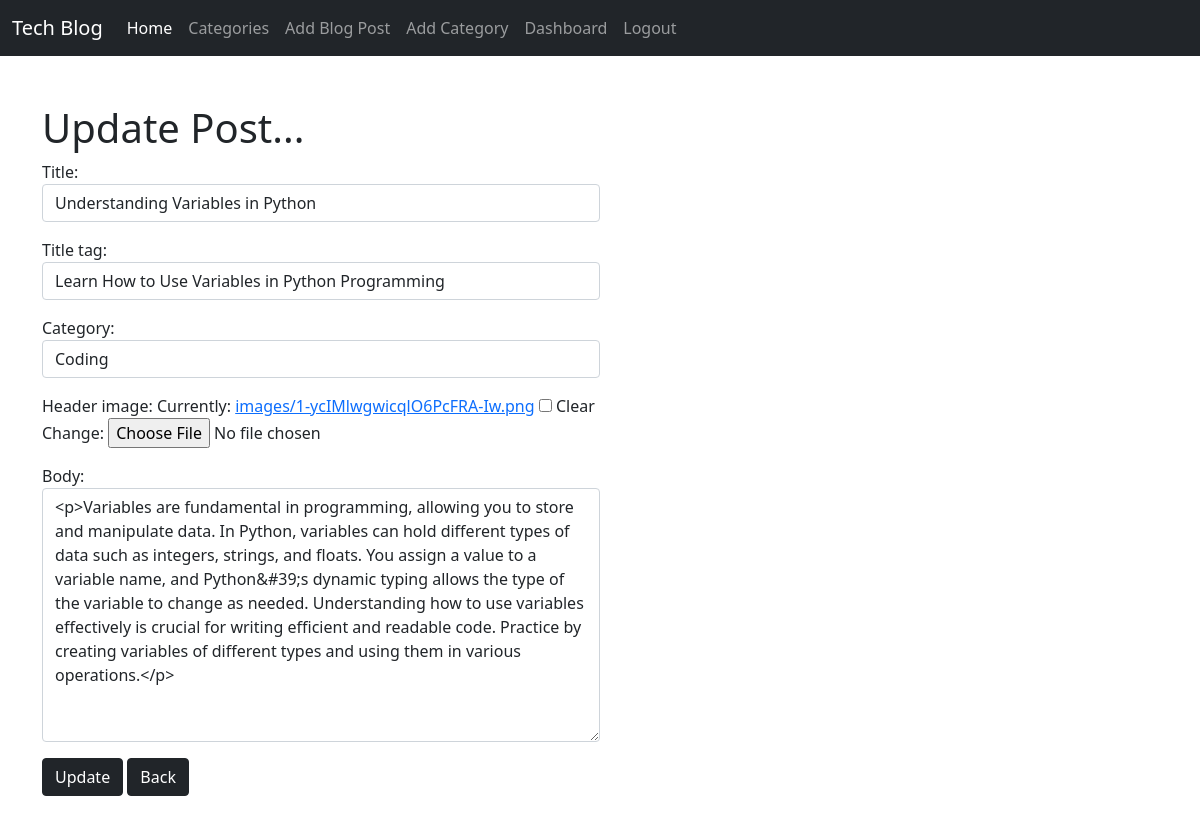
/article/update-blog/16 (signed in), run on the app's committed database.
### blog/models.py (models this page shows, shortened)
class Post(models.Model):
   title = models.CharField(max_length=255)
   header_image = models.ImageField(null=True, blank=True, upload_to="images/")
   title_tag = models.CharField(max_length=255)
   category = models.CharField(max_length=255, default="Uncategorized")
   author = models.ForeignKey(User, on_delete=models.CASCADE)
   post_date = models.DateField(auto_now_add=True)
   body = RichTextField(blank='True', null='True')
   likes = models.ManyToManyField(User, related_name='blog_post')
   class Meta:
        ordering = ['-post_date']

### blog/views.py (the view)
# urls.py: path('article/update-blog/<int:pk>', UpdateBlogView.as_view(), name="UpdateBlog"),
class UpdateBlogView(UpdateView):
   model = Post
   form_class = EditPostForm
   template_name = 'updateblog.html'

### blog/forms.py
class EditPostForm(forms.ModelForm):
   class Meta:
      model = Post
      fields = ('title', 'title_tag', 'author', 'category', 'header_image', 'body')
      widgets = {
         'title': forms.TextInput(attrs={'class':'form-control'}),
         'title_tag': forms.TextInput(attrs={'class':'form-control'}),
         'author': forms.TextInput(attrs={'id':'author', 'placeholder':'Blog Author', 'value': '', 'type': 'hidden'}),
         'category': forms.Select(choices=choices_list, attrs={'class':'form-control'}),
         'body': forms.Textarea(attrs={'class':'form-control'}),
      }

### blog/templates/updateblog.html (shortened to what this page needs)
{% extends 'base.html' %}
{% block content %}
{% if user.is_authenticated %}
{% if user.id == post.author.id %}
<h1>Update Post...</h1>
<div class="col-6">
   <div class="form-group">
      <form action="" method="post">
         {{ form.as_p }}
         <button type="submit" class="btn btn-dark">Update</button>
         <button type="button" class="btn btn-dark" onClick="window.history.back();return false;">Back</button>
      </form>
   </div>
</div>
{% else %}
<h1>Access Denied</h1>
{% endif %}
{% else %}
<h1>Access Denied</h1>
{% endif %}
{% endblock %}

### data on the page
Post: title "Understanding Variables in Python", title_tag "Learn How to Use Variables in Python Programming", category "Coding", body "<p>Variables are fundamental in programming, allowing you to store and manipulate data. In Python, variables can hold different types of data such as integers, strings, and floats. You assign a value to a variable name, and Python&#39;s dynamic typing allows the type of the variable to change as needed. Understanding how to use variables effectively is crucial for writing efficient and readable code. Practice by creating variables of different types and using them in various operations.</p>"
